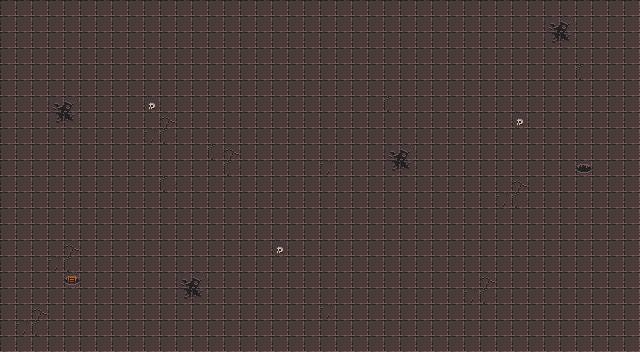

The image is a tile-based game level rendered from a .tmx file. Its description and source (layers, tilesets, objects; grid data summarised) follow:
An orthogonal 40x22 tile map with 16x16 px tiles, 4 tile layers (abyss, floor, walls, dec), 5 tilesets and 5 objects (exit).

<map version="1.10" tiledversion="1.11.2" orientation="orthogonal" renderorder="right-down" width="40" height="22" tilewidth="16" tileheight="16" infinite="0" nextlayerid="10" nextobjectid="24">
 <tileset firstgid="1" name="0x72_DungeonTilesetII_v1.7" tilewidth="16" tileheight="16" tilecount="1024" columns="32">
  <image source="../tile_sets/0x72_DungeonTilesetII_v1.7.png" width="512" height="512" />
 </tileset>
 <tileset firstgid="1025" name="atlas_floor-16x16" tilewidth="16" tileheight="16" tilecount="49" columns="7">
  <image source="../tile_sets/atlas_floor-16x16.png" width="112" height="112" />
 </tileset>
 <tileset firstgid="1074" name="atlas_walls_high-16x32" tilewidth="16" tileheight="16" tilecount="192" columns="24">
  <image source="../tile_sets/atlas_walls_high-16x32.png" width="384" height="128" />
 </tileset>
 <tileset firstgid="1266" name="atlas_walls_low-16x16" tilewidth="16" tileheight="16" tilecount="48" columns="12">
  <image source="../tile_sets/atlas_walls_low-16x16.png" width="192" height="64" />
 </tileset>
 <tileset firstgid="1314" name="16x16 dungeon ii wall reconfig v04 spritesheet" tilewidth="16" tileheight="16" tilecount="192" columns="16">
  <image source="../tile_sets/16x16 dungeon ii wall reconfig/16x16 dungeon ii wall reconfig v04 spritesheet.png" width="256" height="192" />
 </tileset>
 <layer id="3" name="abyss" width="40" height="22">
  <data>[880 cells, 878 non-empty, 2 distinct tile ids]</data>
 </layer>
 <layer id="1" name="floor" width="40" height="22">
  <data>[880 cells, 880 non-empty, 15 distinct tile ids]</data>
 </layer>
 <layer id="8" name="walls" width="40" height="22">
  <data>[880 cells, 0 non-empty, 0 distinct tile ids]</data>
 </layer>
 <layer id="9" name="dec" width="40" height="22">
  <data>[880 cells, 0 non-empty, 0 distinct tile ids]</data>
 </layer>
 <objectgroup id="7" name="collisions">
  <object id="20" x="0" y="0" width="640" height="32" />
  <object id="21" x="608" y="0" width="32" height="352" />
  <object id="22" x="0" y="320" width="640" height="32" />
  <object id="23" x="0" y="0" width="32" height="352" />
 </objectgroup>
 <objectgroup id="6" name="triggers">
  <object id="17" name="exit" x="559.908" y="144.648" width="47.6133" height="46.4079">
   <properties>
    <property name="target_map" value="level0" />
    <property name="target_x" type="int" value="200" />
    <property name="target_y" type="int" value="200" />
    <property name="trigger_type" value="exit" />
   </properties>
  </object>
 </objectgroup>
</map>
